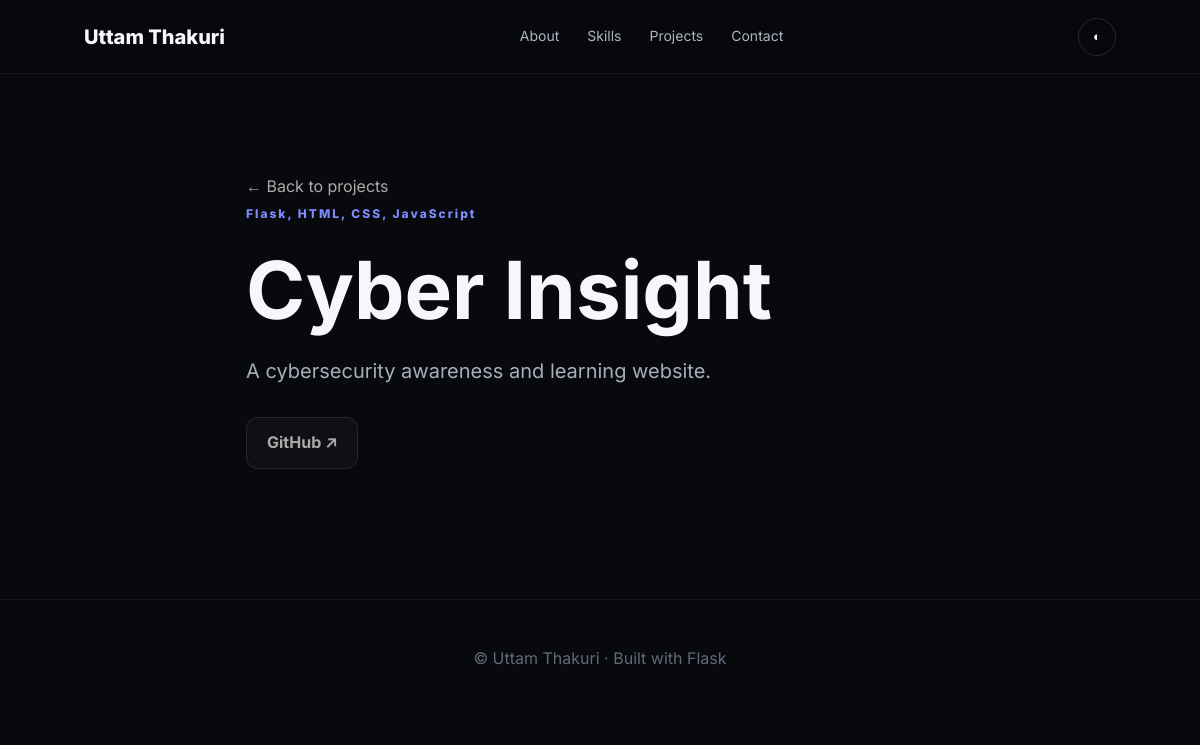
Screenshot of /project/2 with the database file from the repository.
### app/models/__init__.py (models this page shows)
class SiteSettings(db.Model):
    id = db.Column(db.Integer, primary_key=True)
    name = db.Column(db.String(120), default="Your Name")
    role = db.Column(db.String(160), default="Developer")
    tagline = db.Column(db.Text, default="")
    about = db.Column(db.Text, default="")
    email = db.Column(db.String(160), default="")
    location = db.Column(db.String(160), default="")
    github = db.Column(db.String(255), default="")
    linkedin = db.Column(db.String(255), default="")
    instagram = db.Column(db.String(255), default="")
    profile_image = db.Column(db.String(255), default="")

class Project(db.Model):
    id = db.Column(db.Integer, primary_key=True)
    title = db.Column(db.String(160), nullable=False)
    description = db.Column(db.Text, nullable=False)
    technologies = db.Column(db.String(255), default="")
    image = db.Column(db.String(255), default="")
    github_url = db.Column(db.String(255), default="")
    live_url = db.Column(db.String(255), default="")
    featured = db.Column(db.Boolean, default=True)

### app/routes/main.py (the view)
@main_bp.route("/project/<int:project_id>")
def project(project_id):
    p = Project.query.get_or_404(project_id)
    return render_template("project.html", project=p)

### app/templates/project.html
{% extends "base.html" %}{% block title %}{{project.title}} · {{site.name}}{% endblock %}{% block content %}
<section class="detail"><a href="{{url_for('main.index')}}#projects">← Back to projects</a><div class="detail-head"><span class="eyebrow">{{project.technologies}}</span><h1>{{project.title}}</h1><p>{{project.description}}</p><div class="actions">{% if project.live_url %}<a class="btn primary" href="{{project.live_url}}" target="_blank">Live Demo ↗</a>{% endif %}{% if project.github_url %}<a class="btn" href="{{project.github_url}}" target="_blank">GitHub ↗</a>{% endif %}</div></div></section>{% endblock %}

### app/templates/base.html (shortened to what this page needs)
<!doctype html>
<html lang="en">
<head>
<link rel="stylesheet" href="{{ url_for('static', filename='css/style.css') }}">
</head>
<body>
<header class="navbar">
<a class="brand" href="{{ url_for('main.index') }}">{{ site.name if site else 'Portfolio' }}</a>
<nav><a href="{{ url_for('main.index') }}#about">About</a><a href="{{ url_for('main.index') }}#skills">Skills</a><a href="{{ url_for('main.index') }}#projects">Projects</a><a href="{{ url_for('main.index') }}#contact">Contact</a></nav>
<button class="theme-btn" onclick="toggleTheme()">◐</button>
</header>
<main>{% block content %}{% endblock %}</main>
<footer><p>© {{ site.name if site else 'Portfolio' }} · Built with Flask</p></footer>
</body></html>

### app/static/css/style.css (style rules this page uses)
* { box-sizing:border-box }
html { scroll-behavior:smooth }
body { margin:0;background:#08090d;color:#f5f7fb;font-family:Inter,system-ui,sans-serif;line-height:1.6 }
.navbar { height:74px;display:flex;align-items:center;justify-content:space-between;padding:0 7%;position:sticky;top:0;z-index:10;background:rgba(8,9,13,.82);backdrop-filter:blur(16px);border-bottom:1px solid #ffffff12 }
.brand { font-weight:800;font-size:20px;color:inherit;text-decoration:none }
.navbar nav { display:flex;gap:28px }
.navbar nav a,.socials a { color:#aeb4c1;text-decoration:none;font-size:14px }
.theme-btn { border:1px solid #ffffff20;background:transparent;color:inherit;border-radius:50%;width:38px;height:38px }
.eyebrow { color:#7d8cff;font-size:12px;font-weight:800;letter-spacing:2px }
.actions { display:flex;gap:12px;margin:30px 0 }
.btn,.add,.save { display:inline-block;padding:12px 20px;border:1px solid #ffffff18;border-radius:12px;color:inherit;text-decoration:none;background:#ffffff08;cursor:pointer;font-weight:700 }
footer { text-align:center;padding:30px;color:#626a79;border-top:1px solid #ffffff0e }
.detail,.article { max-width:900px;margin:auto;padding:100px 8% }
.detail a,.article>a { color:#aaa;text-decoration:none }
.detail-head h1,.article h1 { font-size:clamp(45px,7vw,80px);line-height:1;margin:25px 0 }
.detail-head p,.lead { font-size:20px;color:#a7adba }

### rows the page displays
SiteSettings: name "Uttam Thakuri"
Project: technologies "Flask, HTML, CSS, JavaScript", title "Cyber Insight", description "A cybersecurity awareness and learning website."
